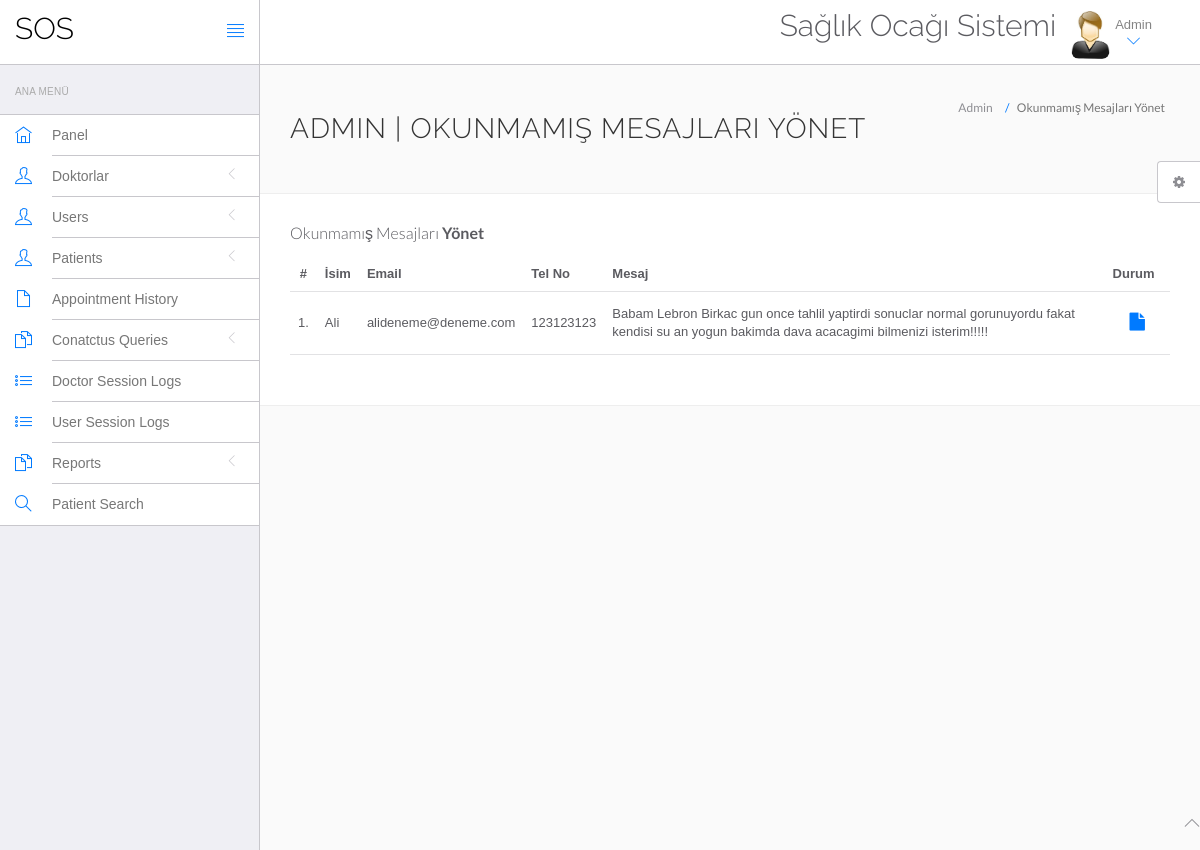
The app's page /hms/admin/unread-queries.php (signed in) with its own data.
### tables this page shows
CREATE TABLE `tblcontactus` (
  `id` int(11) NOT NULL,
  `fullname` varchar(255) DEFAULT NULL,
  `email` varchar(255) DEFAULT NULL,
  `contactno` bigint(12) DEFAULT NULL,
  `message` mediumtext DEFAULT NULL,
  `PostingDate` timestamp NULL DEFAULT current_timestamp(),
  `AdminRemark` mediumtext DEFAULT NULL,
  `LastupdationDate` timestamp NULL DEFAULT NULL ON UPDATE current_timestamp(),
  `IsRead` int(11) DEFAULT NULL
);

### hms/admin/unread-queries.php (the view, shortened to what this page needs)
<?php
include('include/config.php');
?>
<!DOCTYPE html>
<html lang="en">
	<head>
		<link rel="stylesheet" href="vendor/bootstrap/css/bootstrap.min.css">
		<link rel="stylesheet" href="vendor/fontawesome/css/font-awesome.min.css">
		<link rel="stylesheet" href="vendor/themify-icons/themify-icons.min.css">
		<link href="vendor/animate.css/animate.min.css" rel="stylesheet" media="screen">
		<link href="vendor/perfect-scrollbar/perfect-scrollbar.min.css" rel="stylesheet" media="screen">
		<link href="vendor/switchery/switchery.min.css" rel="stylesheet" media="screen">
		<link href="vendor/bootstrap-touchspin/jquery.bootstrap-touchspin.min.css" rel="stylesheet" media="screen">
		<link href="vendor/select2/select2.min.css" rel="stylesheet" media="screen">
		<link href="vendor/bootstrap-datepicker/bootstrap-datepicker3.standalone.min.css" rel="stylesheet" media="screen">
		<link href="vendor/bootstrap-timepicker/bootstrap-timepicker.min.css" rel="stylesheet" media="screen">
		<link rel="stylesheet" href="assets/css/styles.css">
		<link rel="stylesheet" href="assets/css/plugins.css">
		<link rel="stylesheet" href="assets/css/themes/theme-1.css" id="skin_color" />
	</head>
	<body>
		<div id="app">
<?php include('include/sidebar.php');?>
			<div class="app-content">
						<?php include('include/header.php');?>
				<div class="main-content" >
					<div class="wrap-content container" id="container">
						<section id="page-title">
							<div class="row">
								<div class="col-sm-8">
									<h1 class="mainTitle">Admin | Okunmamış Mesajları Yönet</h1>
																	</div>
								<ol class="breadcrumb">
									<li>
										<span>Admin</span>
									</li>
									<li class="active">
										<span>Okunmamış Mesajları Yönet</span>
									</li>
								</ol>
							</div>
						</section>
						<div class="container-fluid container-fullw bg-white">
									<div class="row">
								<div class="col-md-12">
									<h5 class="over-title margin-bottom-15">Okunmamış Mesajları <span class="text-bold">Yönet</span></h5>
									<table class="table table-hover" id="sample-table-1">
										<thead>
											<tr>
												<th class="center">#</th>
												<th>İsim</th>
												<th class="hidden-xs">Email</th>
												<th>Tel No </th>
												<th>Mesaj </th>
												<th>Durum</th>
											</tr>
										</thead>
										<tbody>
<?php
$sql=mysqli_query($con,"select * from tblcontactus where IsRead is null");
$cnt=1;
while($row=mysqli_fetch_array($sql))
{
?>
											<tr>
												<td class="center"><?php echo $cnt;?>.</td>
												<td class="hidden-xs"><?php echo $row['fullname'];?></td>
												<td><?php echo $row['email'];?></td>
												<td><?php echo $row['contactno'];?></td>
												<td><?php echo $row['message'];?></td>
												<td >
												<div class="visible-md visible-lg hidden-sm hidden-xs">
							<a href="query-details.php?id=<?php echo $row['id'];?>" class="btn btn-transparent btn-lg" title="View Details"><i class="fa fa-file"></i></a>
												</div>
												</td>
											</tr>
											<?php
$cnt=$cnt+1;
											 }?>
										</tbody>
									</table>
								</div>
							</div>
								</div>
							</div>
						</div>
					</div>
				</div>
	<?php include('include/footer.php');?>
	<?php include('include/setting.php');?>
	</body>
</html>

### hms/admin/assets/css/themes/theme-1.css (style rules this page uses)
body { background: #FAFAFA; }

### records on screen
tblcontactus: fullname "Ali", email "alideneme@deneme.com", contactno "123123123", message "Babam Lebron Birkac gun once tahlil yaptirdi sonuclar normal gorunuyordu fakat kendisi su an yogun bakimda dava acacagimi bilmenizi isterim!!!!!"
